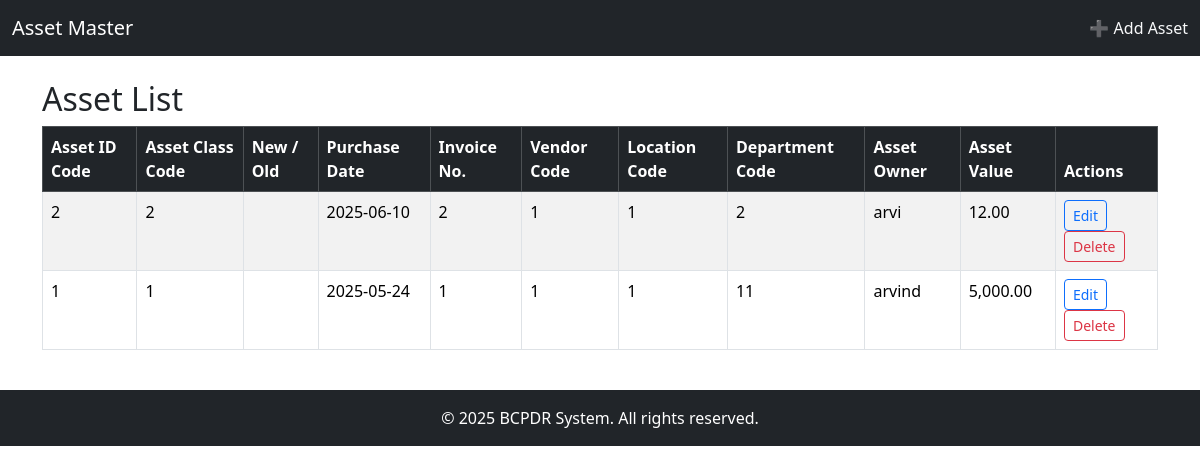
Page /Asset_master/asset_master_list.php on the committed database.
### tables this page shows
CREATE TABLE `asset_master` (
  `id` int(11) NOT NULL,
  `asset_id_code` varchar(10) NOT NULL,
  `asset_class_code` varchar(10) NOT NULL,
  `is_new_old` enum('New','Old') NOT NULL,
  `purchase_date` date NOT NULL,
  `invoice_no` varchar(20) NOT NULL,
  `vendor_code` varchar(10) NOT NULL,
  `location_code` varchar(10) NOT NULL,
  `department_code` varchar(10) NOT NULL,
  `asset_owner` varchar(10) NOT NULL,
  `asset_value` decimal(10,2) NOT NULL
);

### Asset_master/asset_master_list.php (the view, shortened to what this page needs)
<?php
$conn = new mysqli("localhost", "root", "", "BCPDR");
$result = $conn->query("SELECT * FROM asset_master ORDER BY id DESC");
?>
<!DOCTYPE html>
<html>
<head>
    <link href="https://cdn.jsdelivr.net/npm/bootstrap@5.3.3/dist/css/bootstrap.min.css" rel="stylesheet">
</head>
<body>
<nav class="navbar navbar-dark bg-dark">
    <div class="container-fluid">
        <span class="navbar-brand">Asset Master</span>
        <a href="add_asset_master.php" class="text-light text-decoration-none">➕ Add Asset</a>
    </div>
</nav>
<div class="container mt-4">
    <h2>Asset List</h2>
    <table class="table table-bordered table-striped">
        <thead class="table-dark">
            <tr>
                <th>Asset ID Code</th>
                <th>Asset Class Code</th>
                <th>New / Old</th>
                <th>Purchase Date</th>
                <th>Invoice No.</th>
                <th>Vendor Code</th>
                <th>Location Code</th>
                <th>Department Code</th>
                <th>Asset Owner</th>
                <th>Asset Value</th>
                <th>Actions</th>
            </tr>
        </thead>
        <tbody>
        <?php while ($row = $result->fetch_assoc()): ?>
            <tr>
                <td><?= htmlspecialchars($row['asset_id_code']) ?></td>
                <td><?= htmlspecialchars($row['asset_class_code']) ?></td>
                <td><?= isset($row['new_old']) ? htmlspecialchars($row['new_old']) : '' ?></td>
                <td><?= htmlspecialchars($row['purchase_date']) ?></td>
                <td><?= htmlspecialchars($row['invoice_no']) ?></td>
                <td><?= htmlspecialchars($row['vendor_code']) ?></td>
                <td><?= htmlspecialchars($row['location_code']) ?></td>
                <td><?= htmlspecialchars($row['department_code']) ?></td>
                <td><?= htmlspecialchars($row['asset_owner']) ?></td>
                <td><?= number_format($row['asset_value'], 2) ?></td>
                <td>
                    <a href="edit_asset_master.php?id=<?= $row['id'] ?>" class="btn btn-sm btn-outline-primary">Edit</a>
                    <a href="delete_asset_master.php?id=<?= $row['id'] ?>" class="btn btn-sm btn-outline-danger" onclick="return confirm('Delete this asset?')">Delete</a>
                </td>
            </tr>
        <?php endwhile; ?>
        </tbody>
    </table>
</div>
<br>
<footer class="bg-dark text-white text-center py-3">
    © 2025 BCPDR System. All rights reserved.
</footer>
</body>
</html>

### rows in the picture
asset_master: asset_id_code "2", asset_class_code "2", purchase_date "2025-06-10", invoice_no "2", vendor_code "1", location_code "1", department_code "2", asset_owner "arvi", asset_value "12.00"
asset_master: asset_id_code "1", asset_class_code "1", purchase_date "2025-05-24", invoice_no "1", vendor_code "1", location_code "1", department_code "11", asset_owner "arvind", asset_value "5,000.00"
